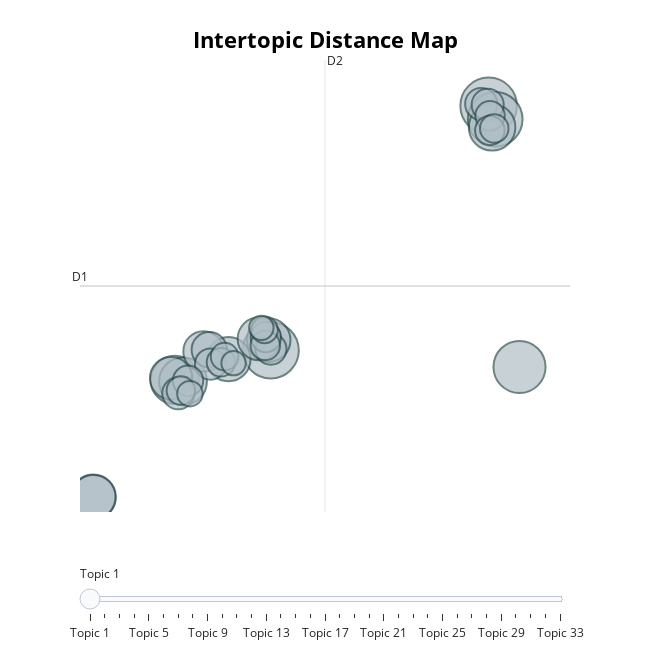

Notebook source saved alongside this figure:
### Code cell
topic_model.visualize_topics()

### Figure 1 — Plotly figure (JSON) as saved in the notebook; plotly's stock layout.template omitted (floating-point values rounded to 4 significant figures)
{"data": [{"customdata": [[1, "projet | travail | chef | mail | tableau", 59], [2, "formation | confiance | portefeuille | ok | formateur", 58], [3, "tudiant | examen | enseignant | attaque | cours", 55], [4, "joie | match | sourire | jean | frre", 50], [5, "triste | tristesse | sparer | objet | enfant", 43], [6, "mre | fille | mari | prnom | grandmre", 42], [7, "prsentation | acteur | mdecin | formation | anglais", 40], [8, "voiture | vhicule | route | chevreuil | vite", 37], [9, "patient | rendezvous | cabinet | ostopathe | appeler", 36], [10, "peur | train | entrer | ami | descendre", 36], [11, "sur | pre | week | end | homme", 35], [12, "emotion | joie | tristesse | peur | uv", 34], [13, "groupe | course | rodolphe | bourges | genou", 33], [14, "nan | femme | moult | encre | cent", 30], [15, "cl | carte | bernard | cherche | frisson", 23], [16, "directeur | thse | marc | lire | site", 19], [17, "mmoire | froid | prsenter | renvoyer | image", 19], [18, "donne | base | ordinateur | clef | portable", 19], [19, "rvision | croyance | monde | image | profit", 18], [20, "secrtaire | photocopie | service | document | demande", 18], [21, "runion | photothque | responsable | rfrent | collgue", 17], [22, "courir | arbre | tailler | jardinier | branche", 17], [23, "cours | question | fin | peuttre | forme", 16], [24, "phrase | vouloir | grgory | tte | entendre", 16], [25, "amie | muriel | sminaire | ascenseur | territoire", 16], [26, "jeune | police | musique | texte | menu", 15], [27, "alain | christine | chantal | trot | exercice", 15], [28, "lve | classe | oral | heure | rpondre", 15], [29, "payer | euro | ticket | pizza | droit", 14], [30, "copine | cq | gare | minute | pose", 13], [31, "retard | transport | sncf | mal | monde", 12], [32, "avion | vol | aroport | tarbes | formation", 11], [33, "rsultat | essai | anne | attender | objet", 11]], "hovertemplate": "<b>Topic %{customdata[0]}</b><br>Words: %{customdata[1]}<br>Size: %{customdata[2]}", "legendgroup": "", "marker": {"color": "#B0BEC5", "line": {"color": "DarkSlateGrey", "width": 2}, "size": [59, 58, 55, 50, 43, 42, 40, 37, 36, 36, 35, 34, 33, 30, 23, 19, 19, 19, 18, 18, 17, 17, 16, 16, 16, 15, 15, 15, 14, 13, 12, 11, 11], "sizemode": "area", "sizeref": 0.03687, "symbol": "circle"}, "mode": "markers", "name": "", "orientation": "v", "showlegend": false, "type": "scatter", "x": [13.24, 3.808, 13.53, 14.58, -0.3478, 0.00799, 13.39, -3.872, 1.977, -3.871, 3.719, 3.303, -0.5083, 0.895, 1.145, 12.92, -0.1971, 13.2, 3.813, 1.201, 0.2257, 3.594, 13.3, 13.29, 3.571, 13.49, -0.0845, 1.652, 1.808, 3.539, 0.3064, 2.198, 3.4], "xaxis": "x", "y": [19.9, 3.19, 18.98, 2.057, 1.169, 1.065, 18.44, -6.832, 2.585, -6.831, 3.891, 3.977, 1.282, 3.118, 3.235, 20.03, 0.2557, 19.98, 3.279, 2.249, 1.112, 4.097, 19.22, 18.22, 3.523, 18.35, 0.4435, 2.375, 2.761, 4.588, 0.2317, 2.32, 4.727], "yaxis": "y"}], "layout": {"annotations": [{"showarrow": false, "text": "D1", "x": -4.453, "y": 7.588, "yshift": 10}, {"showarrow": false, "text": "D2", "x": 6.156, "xshift": 10, "y": 23.03}], "height": 650, "hoverlabel": {"bgcolor": "white", "font": {"family": "Rockwell", "size": 16}}, "legend": {"itemsizing": "constant", "tracegroupgap": 0}, "margin": {"t": 60}, "shapes": [{"line": {"color": "#CFD8DC", "width": 2}, "type": "line", "x0": 6.156, "x1": 6.156, "y0": -7.857, "y1": 23.03}, {"line": {"color": "#9E9E9E", "width": 2}, "type": "line", "x0": -4.453, "x1": 16.77, "y0": 7.588, "y1": 7.588}], "sliders": [{"active": 0, "pad": {"t": 50}, "steps": [{"args": [{"marker.color": [["red", "#B0BEC5", "#B0BEC5", "#B0BEC5", "#B0BEC5", "#B0BEC5", "#B0BEC5", "#B0BEC5", "#B0BEC5", "#B0BEC5", "#B0BEC5", "#B0BEC5", "#B0BEC5", "#B0BEC5", "#B0BEC5", "#B0BEC5", "#B0BEC5", "#B0BEC5", "#B0BEC5", "#B0BEC5", "#B0BEC5", "#B0BEC5", "#B0BEC5", "#B0BEC5", "#B0BEC5", "#B0BEC5", "#B0BEC5", "#B0BEC5", "#B0BEC5", "#B0BEC5", "#B0BEC5", "#B0BEC5", "#B0BEC5"]]}], "label": "Topic 1", "method": "update"}, {"args": [{"marker.color": [["#B0BEC5", "red", "#B0BEC5", "#B0BEC5", "#B0BEC5", "#B0BEC5", "#B0BEC5", "#B0BEC5", "#B0BEC5", "#B0BEC5", "#B0BEC5", "#B0BEC5", "#B0BEC5", "#B0BEC5", "#B0BEC5", "#B0BEC5", "#B0BEC5", "#B0BEC5", "#B0BEC5", "#B0BEC5", "#B0BEC5", "#B0BEC5", "#B0BEC5", "#B0BEC5", "#B0BEC5", "#B0BEC5", "#B0BEC5", "#B0BEC5", "#B0BEC5", "#B0BEC5", "#B0BEC5", "#B0BEC5", "#B0BEC5"]]}], "label": "Topic 2", "method": "update"}, {"args": [{"marker.color": [["#B0BEC5", "#B0BEC5", "red", "#B0BEC5", "#B0BEC5", "#B0BEC5", "#B0BEC5", "#B0BEC5", "#B0BEC5", "#B0BEC5", "#B0BEC5", "#B0BEC5", "#B0BEC5", "#B0BEC5", "#B0BEC5", "#B0BEC5", "#B0BEC5", "#B0BEC5", "#B0BEC5", "#B0BEC5", "#B0BEC5", "#B0BEC5", "#B0BEC5", "#B0BEC5", "#B0BEC5", "#B0BEC5", "#B0BEC5", "#B0BEC5", "#B0BEC5", "#B0BEC5", "#B0BEC5", "#B0BEC5", "#B0BEC5"]]}], "label": "Topic 3", "method": "update"}, {"args": [{"marker.color": [["#B0BEC5", "#B0BEC5", "#B0BEC5", "red", "#B0BEC5", "#B0BEC5", "#B0BEC5", "#B0BEC5", "#B0BEC5", "#B0BEC5", "#B0BEC5", "#B0BEC5", "#B0BEC5", "#B0BEC5", "#B0BEC5", "#B0BEC5", "#B0BEC5", "#B0BEC5", "#B0BEC5", "#B0BEC5", "#B0BEC5", "#B0BEC5", "#B0BEC5", "#B0BEC5", "#B0BEC5", "#B0BEC5", "#B0BEC5", "#B0BEC5", "#B0BEC5", "#B0BEC5", "#B0BEC5", "#B0BEC5", "#B0BEC5"]]}], "label": "Topic 4", "method": "update"}, {"args": [{"marker.color": [["#B0BEC5", "#B0BEC5", "#B0BEC5", "#B0BEC5", "red", "#B0BEC5", "#B0BEC5", "#B0BEC5", "#B0BEC5", "#B0BEC5", "#B0BEC5", "#B0BEC5", "#B0BEC5", "#B0BEC5", "#B0BEC5", "#B0BEC5", "#B0BEC5", "#B0BEC5", "#B0BEC5", "#B0BEC5", "#B0BEC5", "#B0BEC5", "#B0BEC5", "#B0BEC5", "#B0BEC5", "#B0BEC5", "#B0BEC5", "#B0BEC5", "#B0BEC5", "#B0BEC5", "#B0BEC5", "#B0BEC5", "#B0BEC5"]]}], "label": "Topic 5", "method": "update"}, {"args": [{"marker.color": [["#B0BEC5", "#B0BEC5", "#B0BEC5", "#B0BEC5", "#B0BEC5", "red", "#B0BEC5", "#B0BEC5", "#B0BEC5", "#B0BEC5", "#B0BEC5", "#B0BEC5", "#B0BEC5", "#B0BEC5", "#B0BEC5", "#B0BEC5", "#B0BEC5", "#B0BEC5", "#B0BEC5", "#B0BEC5", "#B0BEC5", "#B0BEC5", "#B0BEC5", "#B0BEC5", "#B0BEC5", "#B0BEC5", "#B0BEC5", "#B0BEC5", "#B0BEC5", "#B0BEC5", "#B0BEC5", "#B0BEC5", "#B0BEC5"]]}], "label": "Topic 6", "method": "update"}, {"args": [{"marker.color": [["#B0BEC5", "#B0BEC5", "#B0BEC5", "#B0BEC5", "#B0BEC5", "#B0BEC5", "red", "#B0BEC5", "#B0BEC5", "#B0BEC5", "#B0BEC5", "#B0BEC5", "#B0BEC5", "#B0BEC5", "#B0BEC5", "#B0BEC5", "#B0BEC5", "#B0BEC5", "#B0BEC5", "#B0BEC5", "#B0BEC5", "#B0BEC5", "#B0BEC5", "#B0BEC5", "#B0BEC5", "#B0BEC5", "#B0BEC5", "#B0BEC5", "#B0BEC5", "#B0BEC5", "#B0BEC5", "#B0BEC5", "#B0BEC5"]]}], "label": "Topic 7", "method": "update"}, {"args": [{"marker.color": [["#B0BEC5", "#B0BEC5", "#B0BEC5", "#B0BEC5", "#B0BEC5", "#B0BEC5", "#B0BEC5", "red", "#B0BEC5", "#B0BEC5", "#B0BEC5", "#B0BEC5", "#B0BEC5", "#B0BEC5", "#B0BEC5", "#B0BEC5", "#B0BEC5", "#B0BEC5", "#B0BEC5", "#B0BEC5", "#B0BEC5", "#B0BEC5", "#B0BEC5", "#B0BEC5", "#B0BEC5", "#B0BEC5", "#B0BEC5", "#B0BEC5", "#B0BEC5", "#B0BEC5", "#B0BEC5", "#B0BEC5", "#B0BEC5"]]}], "label": "Topic 8", "method": "update"}, {"args": [{"marker.color": [["#B0BEC5", "#B0BEC5", "#B0BEC5", "#B0BEC5", "#B0BEC5", "#B0BEC5", "#B0BEC5", "#B0BEC5", "red", "#B0BEC5", "#B0BEC5", "#B0BEC5", "#B0BEC5", "#B0BEC5", "#B0BEC5", "#B0BEC5", "#B0BEC5", "#B0BEC5", "#B0BEC5", "#B0BEC5", "#B0BEC5", "#B0BEC5", "#B0BEC5", "#B0BEC5", "#B0BEC5", "#B0BEC5", "#B0BEC5", "#B0BEC5", "#B0BEC5", "#B0BEC5", "#B0BEC5", "#B0BEC5", "#B0BEC5"]]}], "label": "Topic 9", "method": "update"}, {"args": [{"marker.color": [["#B0BEC5", "#B0BEC5", "#B0BEC5", "#B0BEC5", "#B0BEC5", "#B0BEC5", "#B0BEC5", "#B0BEC5", "#B0BEC5", "red", "#B0BEC5", "#B0BEC5", "#B0BEC5", "#B0BEC5", "#B0BEC5", "#B0BEC5", "#B0BEC5", "#B0BEC5", "#B0BEC5", "#B0BEC5", "#B0BEC5", "#B0BEC5", "#B0BEC5", "#B0BEC5", "#B0BEC5", "#B0BEC5", "#B0BEC5", "#B0BEC5", "#B0BEC5", "#B0BEC5", "#B0BEC5", "#B0BEC5", "#B0BEC5"]]}], "label": "Topic 10", "method": "update"}, {"args": [{"marker.color": [["#B0BEC5", "#B0BEC5", "#B0BEC5", "#B0BEC5", "#B0BEC5", "#B0BEC5", "#B0BEC5", "#B0BEC5", "#B0BEC5", "#B0BEC5", "red", "#B0BEC5", "#B0BEC5", "#B0BEC5", "#B0BEC5", "#B0BEC5", "#B0BEC5", "#B0BEC5", "#B0BEC5", "#B0BEC5", "#B0BEC5", "#B0BEC5", "#B0BEC5", "#B0BEC5", "#B0BEC5", "#B0BEC5", "#B0BEC5", "#B0BEC5", "#B0BEC5", "#B0BEC5", "#B0BEC5", "#B0BEC5", "#B0BEC5"]]}], "label": "Topic 11", "method": "update"}, {"args": [{"marker.color": [["#B0BEC5", "#B0BEC5", "#B0BEC5", "#B0BEC5", "#B0BEC5", "#B0BEC5", "#B0BEC5", "#B0BEC5", "#B0BEC5", "#B0BEC5", "#B0BEC5", "red", "#B0BEC5", "#B0BEC5", "#B0BEC5", "#B0BEC5", "#B0BEC5", "#B0BEC5", "#B0BEC5", "#B0BEC5", "#B0BEC5", "#B0BEC5", "#B0BEC5", "#B0BEC5", "#B0BEC5", "#B0BEC5", "#B0BEC5", "#B0BEC5", "#B0BEC5", "#B0BEC5", "#B0BEC5", "#B0BEC5", "#B0BEC5"]]}], "label": "Topic 12", "method": "update"}, {"args": [{"marker.color": [["#B0BEC5", "#B0BEC5", "#B0BEC5", "#B0BEC5", "#B0BEC5", "#B0BEC5", "#B0BEC5", "#B0BEC5", "#B0BEC5", "#B0BEC5", "#B0BEC5", "#B0BEC5", "red", "#B0BEC5", "#B0BEC5", "#B0BEC5", "#B0BEC5", "#B0BEC5", "#B0BEC5", "#B0BEC5", "#B0BEC5", "#B0BEC5", "#B0BEC5", "#B0BEC5", "#B0BEC5", "#B0BEC5", "#B0BEC5", "#B0BEC5", "#B0BEC5", "#B0BEC5", "#B0BEC5", "#B0BEC5", "#B0BEC5"]]}], "label": "Topic 13", "method": "update"}, {"args": [{"marker.color": [["#B0BEC5", "#B0BEC5", "#B0BEC5", "#B0BEC5", "#B0BEC5", "#B0BEC5", "#B0BEC5", "#B0BEC5", "#B0BEC5", "#B0BEC5", "#B0BEC5", "#B0BEC5", "#B0BEC5", "red", "#B0BEC5", "#B0BEC5", "#B0BEC5", "#B0BEC5", "#B0BEC5", "#B0BEC5", "#B0BEC5", "#B0BEC5", "#B0BEC5", "#B0BEC5", "#B0BEC5", "#B0BEC5", "#B0BEC5", "#B0BEC5", "#B0BEC5", "#B0BEC5", "#B0BEC5", "#B0BEC5", "#B0BEC5"]]}], "label": "Topic 14", "method": "update"}, {"args": [{"marker.color": [["#B0BEC5", "#B0BEC5", "#B0BEC5", "#B0BEC5", "#B0BEC5", "#B0BEC5", "#B0BEC5", "#B0BEC5", "#B0BEC5", "#B0BEC5", "#B0BEC5", "#B0BEC5", "#B0BEC5", "#B0BEC5", "red", "#B0BEC5", "#B0BEC5", "#B0BEC5", "#B0BEC5", "#B0BEC5", "#B0BEC5", "#B0BEC5", "#B0BEC5", "#B0BEC5", "#B0BEC5", "#B0BEC5", "#B0BEC5", "#B0BEC5", "#B0BEC5", "#B0BEC5", "#B0BEC5", "#B0BEC5", "#B0BEC5"]]}], "label": "Topic 15", "method": "update"}, {"args": [{"marker.color": [["#B0BEC5", "#B0BEC5", "#B0BEC5", "#B0BEC5", "#B0BEC5", "#B0BEC5", "#B0BEC5", "#B0BEC5", "#B0BEC5", "#B0BEC5", "#B0BEC5", "#B0BEC5", "#B0BEC5", "#B0BEC5", "#B0BEC5", "red", "#B0BEC5", "#B0BEC5", "#B0BEC5", "#B0BEC5", "#B0BEC5", "#B0BEC5", "#B0BEC5", "#B0BEC5", "#B0BEC5", "#B0BEC5", "#B0BEC5", "#B0BEC5", "#B0BEC5", "#B0BEC5", "#B0BEC5", "#B0BEC5", "#B0BEC5"]]}], "label": "Topic 16", "method": "update"}, {"args": [{"marker.color": [["#B0BEC5", "#B0BEC5", "#B0BEC5", "#B0BEC5", "#B0BEC5", "#B0BEC5", "#B0BEC5", "#B0BEC5", "#B0BEC5", "#B0BEC5", "#B0BEC5", "#B0BEC5", "#B0BEC5", "#B0BEC5", "#B0BEC5", "#B0BEC5", "red", "#B0BEC5", "#B0BEC5", "#B0BEC5", "#B0BEC5", "#B0BEC5", "#B0BEC5", "#B0BEC5", "#B0BEC5", "#B0BEC5", "#B0BEC5", "#B0BEC5", "#B0BEC5", "#B0BEC5", "#B0BEC5", "#B0BEC5", "#B0BEC5"]]}], "label": "Topic 17", "method": "update"}, {"args": [{"marker.color": [["#B0BEC5", "#B0BEC5", "#B0BEC5", "#B0BEC5", "#B0BEC5", "#B0BEC5", "#B0BEC5", "#B0BEC5", "#B0BEC5", "#B0BEC5", "#B0BEC5", "#B0BEC5", "#B0BEC5", "#B0BEC5", "#B0BEC5", "#B0BEC5", "#B0BEC5", "red", "#B0BEC5", "#B0BEC5", "#B0BEC5", "#B0BEC5", "#B0BEC5", "#B0BEC5", "#B0BEC5", "#B0BEC5", "#B0BEC5", "#B0BEC5", "#B0BEC5", "#B0BEC5", "#B0BEC5", "#B0BEC5", "#B0BEC5"]]}], "label": "Topic 18", "method": "update"}, {"args": [{"marker.color": [["#B0BEC5", "#B0BEC5", "#B0BEC5", "#B0BEC5", "#B0BEC5", "#B0BEC5", "#B0BEC5", "#B0BEC5", "#B0BEC5", "#B0BEC5", "#B0BEC5", "#B0BEC5", "#B0BEC5", "#B0BEC5", "#B0BEC5", "#B0BEC5", "#B0BEC5", "#B0BEC5", "red", "#B0BEC5", "#B0BEC5", "#B0BEC5", "#B0BEC5", "#B0BEC5", "#B0BEC5", "#B0BEC5", "#B0BEC5", "#B0BEC5", "#B0BEC5", "#B0BEC5", "#B0BEC5", "#B0BEC5", "#B0BEC5"]]}], "label": "Topic 19", "method": "update"}, {"args": [{"marker.color": [["#B0BEC5", "#B0BEC5", "#B0BEC5", "#B0BEC5", "#B0BEC5", "#B0BEC5", "#B0BEC5", "#B0BEC5", "#B0BEC5", "#B0BEC5", "#B0BEC5", "#B0BEC5", "#B0BEC5", "#B0BEC5", "#B0BEC5", "#B0BEC5", "#B0BEC5", "#B0BEC5", "#B0BEC5", "red", "#B0BEC5", "#B0BEC5", "#B0BEC5", "#B0BEC5", "#B0BEC5", "#B0BEC5", "#B0BEC5", "#B0BEC5", "#B0BEC5", "#B0BEC5", "#B0BEC5", "#B0BEC5", "#B0BEC5"]]}], "label": "Topic 20", "method": "update"}, {"args": [{"marker.color": [["#B0BEC5", "#B0BEC5", "#B0BEC5", "#B0BEC5", "#B0BEC5", "#B0BEC5", "#B0BEC5", "#B0BEC5", "#B0BEC5", "#B0BEC5", "#B0BEC5", "#B0BEC5", "#B0BEC5", "#B0BEC5", "#B0BEC5", "#B0BEC5", "#B0BEC5", "#B0BEC5", "#B0BEC5", "#B0BEC5", "red", "#B0BEC5", "#B0BEC5", "#B0BEC5", "#B0BEC5", "#B0BEC5", "#B0BEC5", "#B0BEC5", "#B0BEC5", "#B0BEC5", "#B0BEC5", "#B0BEC5", "#B0BEC5"]]}], "label": "Topic 21", "method": "update"}, {"args": [{"marker.color": [["#B0BEC5", "#B0BEC5", "#B0BEC5", "#B0BEC5", "#B0BEC5", "#B0BEC5", "#B0BEC5", "#B0BEC5", "#B0BEC5", "#B0BEC5", "#B0BEC5", "#B0BEC5", "#B0BEC5", "#B0BEC5", "#B0BEC5", "#B0BEC5", "#B0BEC5", "#B0BEC5", "#B0BEC5", "#B0BEC5", "#B0BEC5", "red", "#B0BEC5", "#B0BEC5", "#B0BEC5", "#B0BEC5", "#B0BEC5", "#B0BEC5", "#B0BEC5", "#B0BEC5", "#B0BEC5", "#B0BEC5", "#B0BEC5"]]}], "label": "Topic 22", "method": "update"}, {"args": [{"marker.color": [["#B0BEC5", "#B0BEC5", "#B0BEC5", "#B0BEC5", "#B0BEC5", "#B0BEC5", "#B0BEC5", "#B0BEC5", "#B0BEC5", "#B0BEC5", "#B0BEC5", "#B0BEC5", "#B0BEC5", "#B0BEC5", "#B0BEC5", "#B0BEC5", "#B0BEC5", "#B0BEC5", "#B0BEC5", "#B0BEC5", "#B0BEC5", "#B0BEC5", "red", "#B0BEC5", "#B0BEC5", "#B0BEC5", "#B0BEC5", "#B0BEC5", "#B0BEC5", "#B0BEC5", "#B0BEC5", "#B0BEC5", "#B0BEC5"]]}], "label": "Topic 23", "method": "update"}, {"args": [{"marker.color": [["#B0BEC5", "#B0BEC5", "#B0BEC5", "#B0BEC5", "#B0BEC5", "#B0BEC5", "#B0BEC5", "#B0BEC5", "#B0BEC5", "#B0BEC5", "#B0BEC5", "#B0BEC5", "#B0BEC5", "#B0BEC5", "#B0BEC5", "#B0BEC5", "#B0BEC5", "#B0BEC5", "#B0BEC5", "#B0BEC5", "#B0BEC5", "#B0BEC5", "#B0BEC5", "red", "#B0BEC5", "#B0BEC5", "#B0BEC5", "#B0BEC5", "#B0BEC5", "#B0BEC5", "#B0BEC5", "#B0BEC5", "#B0BEC5"]]}], "label": "Topic 24", "method": "update"}, {"args": [{"marker.color": [["#B0BEC5", "#B0BEC5", "#B0BEC5", "#B0BEC5", "#B0BEC5", "#B0BEC5", "#B0BEC5", "#B0BEC5", "#B0BEC5", "#B0BEC5", "#B0BEC5", "#B0BEC5", "#B0BEC5", "#B0BEC5", "#B0BEC5", "#B0BEC5", "#B0BEC5", "#B0BEC5", "#B0BEC5", "#B0BEC5", "#B0BEC5", "#B0BEC5", "#B0BEC5", "#B0BEC5", "red", "#B0BEC5", "#B0BEC5", "#B0BEC5", "#B0BEC5", "#B0BEC5", "#B0BEC5", "#B0BEC5", "#B0BEC5"]]}], "label": "Topic 25", "method": "update"}, {"args": [{"marker.color": [["#B0BEC5", "#B0BEC5", "#B0BEC5", "#B0BEC5", "#B0BEC5", "#B0BEC5", "#B0BEC5", "#B0BEC5", "#B0BEC5", "#B0BEC5", "#B0BEC5", "#B0BEC5", "#B0BEC5", "#B0BEC5", "#B0BEC5", "#B0BEC5", "#B0BEC5", "#B0BEC5", "#B0BEC5", "#B0BEC5", "#B0BEC5", "#B0BEC5", "#B0BEC5", "#B0BEC5", "#B0BEC5", "red", "#B0BEC5", "#B0BEC5", "#B0BEC5", "#B0BEC5", "#B0BEC5", "#B0BEC5", "#B0BEC5"]]}], "label": "Topic 26", "method": "update"}, {"args": [{"marker.color": [["#B0BEC5", "#B0BEC5", "#B0BEC5", "#B0BEC5", "#B0BEC5", "#B0BEC5", "#B0BEC5", "#B0BEC5", "#B0BEC5", "#B0BEC5", "#B0BEC5", "#B0BEC5", "#B0BEC5", "#B0BEC5", "#B0BEC5", "#B0BEC5", "#B0BEC5", "#B0BEC5", "#B0BEC5", "#B0BEC5", "#B0BEC5", "#B0BEC5", "#B0BEC5", "#B0BEC5", "#B0BEC5", "#B0BEC5", "red", "#B0BEC5", "#B0BEC5", "#B0BEC5", "#B0BEC5", "#B0BEC5", "#B0BEC5"]]}], "label": "Topic 27", "method": "update"}, {"args": [{"marker.color": [["#B0BEC5", "#B0BEC5", "#B0BEC5", "#B0BEC5", "#B0BEC5", "#B0BEC5", "#B0BEC5", "#B0BEC5", "#B0BEC5", "#B0BEC5", "#B0BEC5", "#B0BEC5", "#B0BEC5", "#B0BEC5", "#B0BEC5", "#B0BEC5", "#B0BEC5", "#B0BEC5", "#B0BEC5", "#B0BEC5", "#B0BEC5", "#B0BEC5", "#B0BEC5", "#B0BEC5", "#B0BEC5", "#B0BEC5", "#B0BEC5", "red", "#B0BEC5", "#B0BEC5", "#B0BEC5", "#B0BEC5", "#B0BEC5"]]}], "label": "Topic 28", "method": "update"}, {"args": [{"marker.color": [["#B0BEC5", "#B0BEC5", "#B0BEC5", "#B0BEC5", "#B0BEC5", "#B0BEC5", "#B0BEC5", "#B0BEC5", "#B0BEC5", "#B0BEC5", "#B0BEC5", "#B0BEC5", "#B0BEC5", "#B0BEC5", "#B0BEC5", "#B0BEC5", "#B0BEC5", "#B0BEC5", "#B0BEC5", "#B0BEC5", "#B0BEC5", "#B0BEC5", "#B0BEC5", "#B0BEC5", "#B0BEC5", "#B0BEC5", "#B0BEC5", "#B0BEC5", "red", "#B0BEC5", "#B0BEC5", "#B0BEC5", "#B0BEC5"]]}], "label": "Topic 29", "method": "update"}, {"args": [{"marker.color": [["#B0BEC5", "#B0BEC5", "#B0BEC5", "#B0BEC5", "#B0BEC5", "#B0BEC5", "#B0BEC5", "#B0BEC5", "#B0BEC5", "#B0BEC5", "#B0BEC5", "#B0BEC5", "#B0BEC5", "#B0BEC5", "#B0BEC5", "#B0BEC5", "#B0BEC5", "#B0BEC5", "#B0BEC5", "#B0BEC5", "#B0BEC5", "#B0BEC5", "#B0BEC5", "#B0BEC5", "#B0BEC5", "#B0BEC5", "#B0BEC5", "#B0BEC5", "#B0BEC5", "red", "#B0BEC5", "#B0BEC5", "#B0BEC5"]]}], "label": "Topic 30", "method": "update"}, {"args": [{"marker.color": [["#B0BEC5", "#B0BEC5", "#B0BEC5", "#B0BEC5", "#B0BEC5", "#B0BEC5", "#B0BEC5", "#B0BEC5", "#B0BEC5", "#B0BEC5", "#B0BEC5", "#B0BEC5", "#B0BEC5", "#B0BEC5", "#B0BEC5", "#B0BEC5", "#B0BEC5", "#B0BEC5", "#B0BEC5", "#B0BEC5", "#B0BEC5", "#B0BEC5", "#B0BEC5", "#B0BEC5", "#B0BEC5", "#B0BEC5", "#B0BEC5", "#B0BEC5", "#B0BEC5", "#B0BEC5", "red", "#B0BEC5", "#B0BEC5"]]}], "label": "Topic 31", "method": "update"}, {"args": [{"marker.color": [["#B0BEC5", "#B0BEC5", "#B0BEC5", "#B0BEC5", "#B0BEC5", "#B0BEC5", "#B0BEC5", "#B0BEC5", "#B0BEC5", "#B0BEC5", "#B0BEC5", "#B0BEC5", "#B0BEC5", "#B0BEC5", "#B0BEC5", "#B0BEC5", "#B0BEC5", "#B0BEC5", "#B0BEC5", "#B0BEC5", "#B0BEC5", "#B0BEC5", "#B0BEC5", "#B0BEC5", "#B0BEC5", "#B0BEC5", "#B0BEC5", "#B0BEC5", "#B0BEC5", "#B0BEC5", "#B0BEC5", "red", "#B0BEC5"]]}], "label": "Topic 32", "method": "update"}, {"args": [{"marker.color": [["#B0BEC5", "#B0BEC5", "#B0BEC5", "#B0BEC5", "#B0BEC5", "#B0BEC5", "#B0BEC5", "#B0BEC5", "#B0BEC5", "#B0BEC5", "#B0BEC5", "#B0BEC5", "#B0BEC5", "#B0BEC5", "#B0BEC5", "#B0BEC5", "#B0BEC5", "#B0BEC5", "#B0BEC5", "#B0BEC5", "#B0BEC5", "#B0BEC5", "#B0BEC5", "#B0BEC5", "#B0BEC5", "#B0BEC5", "#B0BEC5", "#B0BEC5", "#B0BEC5", "#B0BEC5", "#B0BEC5", "#B0BEC5", "red"]]}], "label": "Topic 33", "method": "update"}]}], "title": {"font": {"color": "Black", "size": 22}, "text": "<b>Intertopic Distance Map", "x": 0.5, "xanchor": "center", "y": 0.95, "yanchor": "top"}, "width": 650, "xaxis": {"anchor": "y", "domain": [0, 1], "range": [-4.453, 16.77], "title": {"text": ""}, "visible": false}, "yaxis": {"anchor": "x", "domain": [0, 1], "range": [-7.857, 23.03], "title": {"text": ""}, "visible": false}}}
